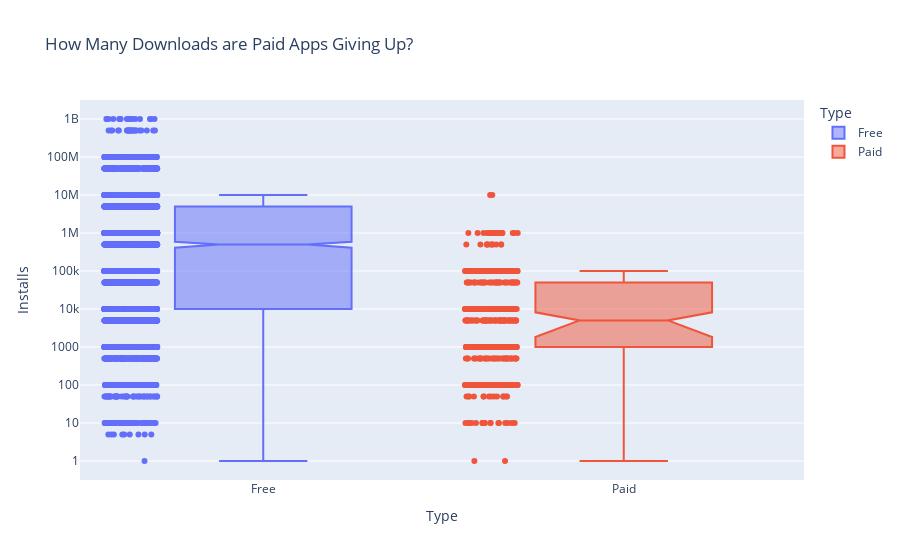

The notebook cell saved with this chart:
### Markdown cell above
# Lost Downloads for Paid Apps
How does the median number of installations compare? Is the difference large or small?

### Code cell
box = px.box(df_apps_clean, 
             y='Installs',
             x='Type',
             color='Type',
             notched=True,
             points='all',
             title='How Many Downloads are Paid Apps Giving Up?'
)

box.update_layout(yaxis=dict(type='log'))

box.show()

### Figure 1 — Plotly figure (JSON) as saved in the notebook; plotly's stock layout.template omitted (floating-point values rounded to 4 significant figures; data arrays with more than 128 entries replaced by an {"elided": "..."} marker saying what was removed)
{"data": [{"alignmentgroup": "True", "boxpoints": "all", "hovertemplate": "Type=%{x}<br>Installs=%{y}<extra></extra>", "legendgroup": "Free", "marker": {"color": "#636efa"}, "name": "Free", "notched": true, "offsetgroup": "Free", "orientation": "v", "showlegend": true, "x": {"elided": "7594 str values"}, "x0": " ", "xaxis": "x", "y": {"elided": "7594 int values"}, "y0": " ", "yaxis": "y", "type": "box"}, {"alignmentgroup": "True", "boxpoints": "all", "hovertemplate": "Type=%{x}<br>Installs=%{y}<extra></extra>", "legendgroup": "Paid", "marker": {"color": "#EF553B"}, "name": "Paid", "notched": true, "offsetgroup": "Paid", "orientation": "v", "showlegend": true, "x": {"elided": "588 str values"}, "x0": " ", "xaxis": "x", "y": {"elided": "588 int values"}, "y0": " ", "yaxis": "y", "type": "box"}], "layout": {"xaxis": {"anchor": "y", "domain": [0, 1], "title": {"text": "Type"}, "categoryorder": "array", "categoryarray": ["Free", "Paid"]}, "yaxis": {"anchor": "x", "domain": [0, 1], "title": {"text": "Installs"}, "type": "log"}, "legend": {"title": {"text": "Type"}, "tracegroupgap": 0}, "title": {"text": "How Many Downloads are Paid Apps Giving Up?"}, "boxmode": "overlay"}}
